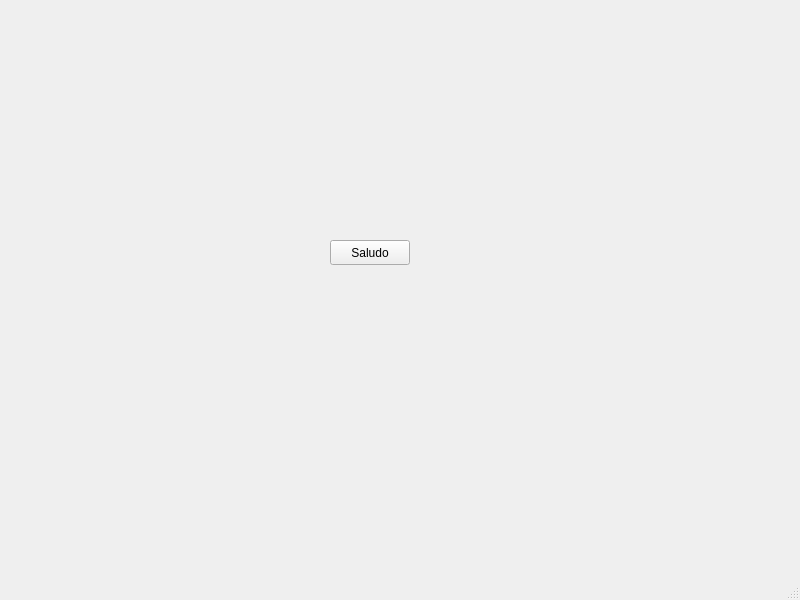
<?xml version="1.0" encoding="UTF-8"?>
<ui version="4.0">
 <class>MainWindow</class>
 <widget class="QMainWindow" name="MainWindow">
  <property name="geometry">
   <rect>
    <x>0</x>
    <y>0</y>
    <width>800</width>
    <height>600</height>
   </rect>
  </property>
  <property name="windowTitle">
   <string>MainWindow</string>
  </property>
  <widget class="QWidget" name="centralwidget">
   <widget class="QPushButton" name="pushButton">
    <property name="geometry">
     <rect>
      <x>330</x>
      <y>240</y>
      <width>80</width>
      <height>25</height>
     </rect>
    </property>
    <property name="text">
     <string>Saludo</string>
    </property>
   </widget>
  </widget>
  <widget class="QMenuBar" name="menubar">
   <property name="geometry">
    <rect>
     <x>0</x>
     <y>0</y>
     <width>800</width>
     <height>22</height>
    </rect>
   </property>
  </widget>
  <widget class="QStatusBar" name="statusbar"/>
 </widget>
 <resources/>
 <connections/>
</ui>
